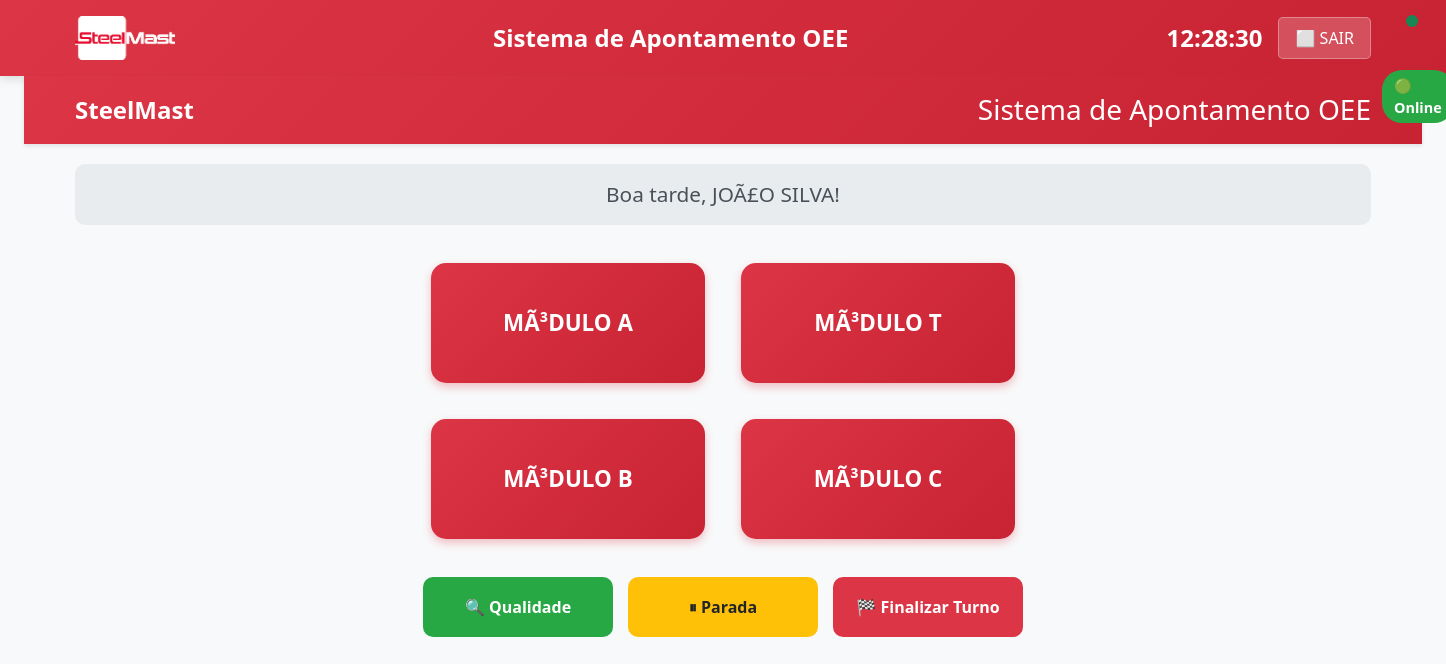
Page /soldagem/apontamento/ (signed in) on the earlier database version.
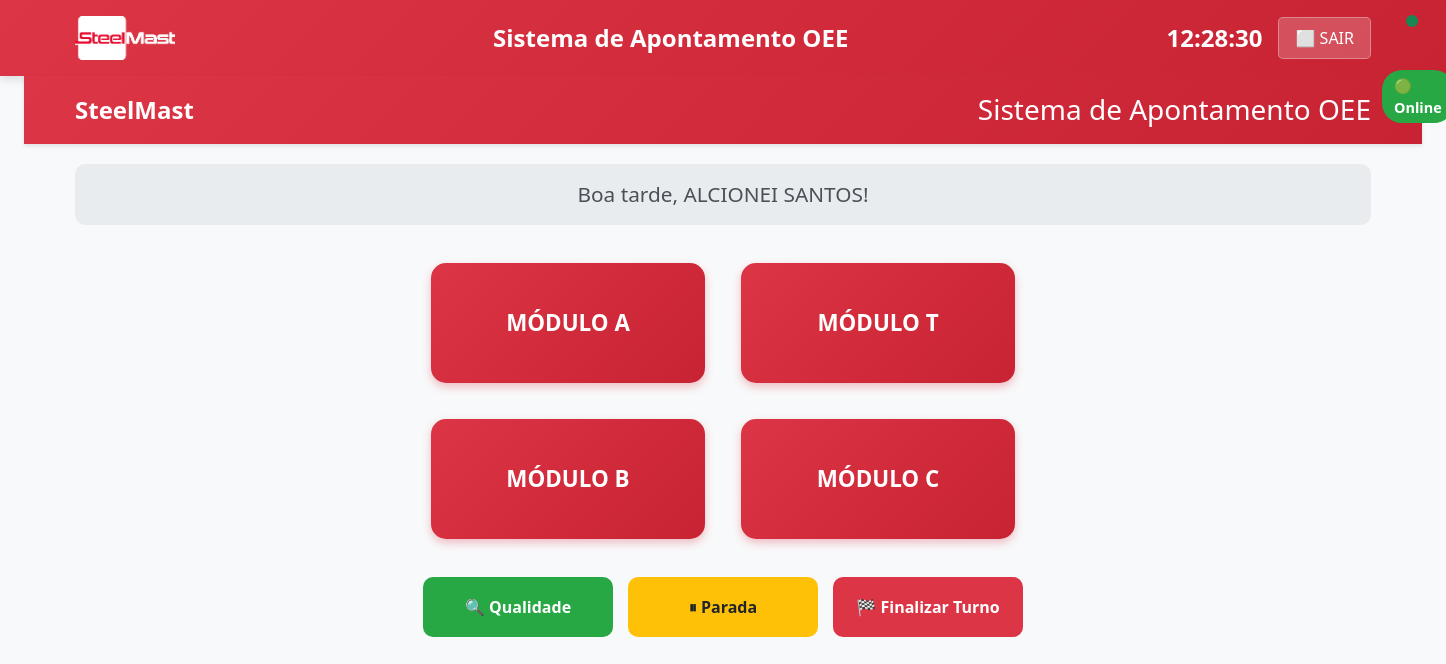
Same page on the later database version.
### soldagem/models.py (models this page shows, shortened)
class Soldador(models.Model):
    usuario = models.OneToOneField(Usuario, on_delete=models.CASCADE)
    senha_simplificada = models.CharField(max_length=10, help_text="Senha numérica para login rápido")
    ativo = models.BooleanField(default=True)
    data_cadastro = models.DateTimeField(auto_now_add=True)
    class Meta:
        verbose_name = "Soldador"
        verbose_name_plural = "Soldadores"

class Usuario(AbstractUser):
    TIPO_USUARIO_CHOICES = [
        ('admin', 'Administrador'),
        ('analista', 'Analista'),
        ('qualidade', 'Qualidade'),
        ('manutencao', 'Manutenção'),
        ('soldador', 'Soldador'),
    ]
    nome_completo = models.CharField(max_length=150)
    tipo_usuario = models.CharField(max_length=20, choices=TIPO_USUARIO_CHOICES)
    ativo = models.BooleanField(default=True)
    data_criacao = models.DateTimeField(auto_now_add=True)
    ultimo_login = models.DateTimeField(null=True, blank=True)
    class Meta:
        verbose_name = "Usuário"
        verbose_name_plural = "Usuários"

class Modulo(models.Model):
    nome = models.CharField(max_length=100, unique=True)
    descricao = models.TextField(blank=True)
    ativo = models.BooleanField(default=True)
    ordem_exibicao = models.PositiveIntegerField(default=0)
    data_criacao = models.DateTimeField(auto_now_add=True)
    class Meta:
        ordering = ['ordem_exibicao', 'nome']
        verbose_name = "Módulo"
        verbose_name_plural = "Módulos"

### soldagem/views.py (the view)
# urls.py: path('apontamento/', views.apontamento, name='apontamento'),
def apontamento(request):
    soldador_id = request.session.get('soldador_id')
    if not soldador_id:
        return redirect('soldagem:selecao_soldador')
    try:
        soldador = Soldador.objects.get(id=soldador_id, ativo=True)
    except Soldador.DoesNotExist:
        request.session.flush()
        return redirect('soldagem:selecao_soldador')
    modulos = Modulo.objects.filter(ativo=True).order_by('ordem_exibicao')
    componentes = Componente.objects.filter(ativo=True).order_by('nome')
    processo_ativo = Apontamento.objects.filter(
        soldador=soldador,
        fim_processo__isnull=True
    ).first()
    parada_ativa = Parada.objects.filter(
        soldador=soldador,
        fim__isnull=True
    ).first()
    hora_atual = timezone.now().hour
    if hora_atual < 12:
        saudacao = "Bom dia"
    elif hora_atual < 18:
        saudacao = "Boa tarde"
    else:
        saudacao = "Boa noite"
    context = {
        'soldador': soldador,
        'modulos': modulos,
        'componentes': componentes,
        'processo_ativo': processo_ativo,
        'parada_ativa': parada_ativa,
        'saudacao': saudacao,
        'agora': timezone.now()
    }
    return render(request, 'soldagem/apontamento.html', context)

### templates/soldagem/apontamento.html (shortened to what this page needs)
{% extends 'base.html' %}
{% block content %}
<div class="container-fluid">
    <div class="header-sistema">
        <div class="container">
            <div class="d-flex justify-content-between align-items-center">
                <div class="logo-empresa">
                    <div class="fw-bold fs-4">SteelMast</div>
                </div>
                <div class="text-center">
                    <h1 class="h3 mb-0">Sistema de Apontamento OEE</h1>
                </div>
                <div class="status-conexao">
                    <div id="statusConexao" class="status-online">
                        🟢 Online
                    </div>
                </div>
            </div>
        </div>
    </div>
    <div class="container">
        <div class="saudacao-soldador">
            {{ saudacao }}, {{ soldador.usuario.nome_completo|upper }}!
        </div>
        {% if processo_ativo %}
            <div class="processo-ativo">
                <h3>🔥 Soldagem em Andamento: {{ processo_ativo.modulo.nome }}</h3>
                <div class="processo-info">
                    <div><strong>Pedido:</strong> {{ processo_ativo.pedido.numero }}</div>
                    <div><strong>Poste/Tubo:</strong> {{ processo_ativo.numero_poste_tubo }}</div>
                    <div><strong>Início:</strong> {{ processo_ativo.inicio_processo|date:"H:i:s" }}</div>
                </div>
                {% if processo_ativo.diametro %}
                    <div><strong>Diâmetro do Tubo:</strong> {{ processo_ativo.diametro }} mm</div>
                {% endif %}
                <div><strong>Componente:</strong> {{ processo_ativo.componente.nome }}</div>
                <div class="cronometro-soldagem" id="cronometroAtivo">
                    00:00:00
                </div>
                <div class="d-flex justify-content-center gap-3 flex-wrap">
                    <button class="btn-acao" onclick="finalizarAtividade()">
                        ✅ Finalizar Atividade
                    </button>
                    <button class="btn-acao btn-pausa" onclick="abrirParadas()">
                        ⏸ Pausa
                    </button>
                    <button class="btn-acao btn-qualidade-acao" onclick="abrirQualidade()">
                        🔍 Qualidade
                    </button>
                </div>
            </div>
        {% else %}
            <div class="modulos-grid">
                {% for modulo in modulos %}
                    <button class="btn-modulo" onclick="selecionarModulo({{ modulo.id }}, '{{ modulo.nome }}')">
                        {{ modulo.nome }}
                    </button>
                {% endfor %}
            </div>
            <div class="botoes-secundarios">
                <button class="btn-secundario btn-qualidade" onclick="abrirQualidade()">
                    🔍 Qualidade
                </button>
                <button class="btn-secundario btn-parada" onclick="abrirParadas()">
                    ⏸ Parada
                </button>
                <button class="btn-secundario btn-finalizar" onclick="finalizarTurno()">
                    🏁 Finalizar Turno
                </button>
            </div>
        {% endif %}
    </div>
</div>
{% endblock %}

### templates/base.html (shortened to what this page needs)
<!DOCTYPE html>
<html lang="pt-BR">
<head>
    <link href="https://cdn.jsdelivr.net/npm/bootstrap@5.1.3/dist/css/bootstrap.min.css" rel="stylesheet">
</head>
<body>
    <header class="header-oee">
        <div class="container">
            {% load static %}
<img src="{% static 'img/logo.png' %}" width="100px" alt="">
            <div class="sistema-titulo">Sistema de Apontamento OEE</div>
            <div class="header-info">
                <span class="status-conexao" id="status-conexao"></span>
                <span class="clock" id="clock">00:00:00</span>
                {% if request.session.soldador_id %}
                    <a href="{% url 'soldagem:finalizar_turno' %}" class="btn-sair">⬜ SAIR</a>
                {% endif %}
            </div>
        </div>
    </header>
    <main class="container-fluid">
        {% block content %}{% endblock %}
    </main>
</body>
</html>

### templates/base.html (style rules this page uses)
:root { --primary-red: #dc3545; --dark-red: #c82333; --light-gray: #f8f9fa; --medium-gray: #6c757d; --dark-gray: #495057; --success-green: #198754; --warning-yellow: #ffc107; }
body { font-family: 'Segoe UI', Tahoma, Geneva, Verdana, sans-serif; background-color: var(--light-gray); color: var(--dark-gray); margin: 0; padding: 0; }
.header-oee { background: linear-gradient(135deg, var(--primary-red), var(--dark-red)); color: white; padding: 1rem 0; box-shadow: 0 2px 10px rgba(0,0,0,0.15); }
.header-oee .container { display: flex; justify-content: space-between; align-items: center; }
.sistema-titulo { font-size: 1.5rem; font-weight: bold; text-align: center; flex-grow: 1; }
.header-info { display: flex; align-items: center; gap: 1rem; }
.clock { font-size: 1.5rem; font-weight: bold; }
.status-conexao { width: 12px; height: 12px; border-radius: 50%; background: var(--success-green); display: inline-block; margin-right: 0.5rem; }
.btn-sair { background: rgba(255,255,255,0.2); border: 1px solid rgba(255,255,255,0.3); color: white; padding: 0.5rem 1rem; border-radius: 5px; text-decoration: none; transition: all 0.3s ease; }
.btn-modulo { background: var(--medium-gray); color: white; border: none; padding: 1.5rem 2rem; font-size: 1.1rem; font-weight: 500; border-radius: 8px; margin: 0.5rem; min-width: 200px; min-height: 80px; transition: all 0.3s ease; cursor: pointer; }
.btn-qualidade { background: var(--success-green); color: white; }
.btn-parada { background: var(--warning-yellow); color: var(--dark-gray); }
.btn-finalizar { background: var(--success-green); color: white; }

### templates/soldagem/apontamento.html (style rules this page uses)
body { background-color: #f8f9fa; font-family: 'Segoe UI', Tahoma, Geneva, Verdana, sans-serif; }
.header-sistema { background: linear-gradient(135deg, #dc3545, #c82333); color: white; padding: 1rem 0; box-shadow: 0 2px 4px rgba(0,0,0,0.1); position: relative; }
.logo-empresa { display: flex; align-items: center; gap: 10px; }
.status-conexao { position: absolute; top: 15px; right: 20px; display: flex; align-items: center; gap: 10px; }
.status-online { background-color: #28a745; color: white; padding: 5px 12px; border-radius: 20px; font-size: 0.9rem; font-weight: bold; }
.saudacao-soldador { background-color: #e9ecef; padding: 15px; border-radius: 10px; text-align: center; margin: 20px 0; font-size: 1.3rem; color: #495057; }
.modulos-grid { display: grid; grid-template-columns: 1fr 1fr; gap: 20px; margin: 30px 0; max-width: 600px; margin-left: auto; margin-right: auto; }
.btn-modulo { background: linear-gradient(135deg, #dc3545, #c82333); color: white; border: none; border-radius: 15px; height: 120px; font-size: 1.4rem; font-weight: bold; text-transform: uppercase; box-shadow: 0 4px 8px rgba(220, 53, 69, 0.3); transition: all 0.3s ease; cursor: pointer; }
.botoes-secundarios { display: grid; grid-template-columns: 1fr 1fr 1fr; gap: 15px; margin: 30px 0; max-width: 600px; margin-left: auto; margin-right: auto; }
.btn-secundario { background-color: #6c757d; color: white; border: none; border-radius: 10px; height: 60px; font-size: 1rem; font-weight: bold; transition: all 0.3s ease; }
.btn-qualidade { background-color: #28a745; }
.btn-parada { background-color: #ffc107; color: #212529; }
.btn-finalizar { background-color: #dc3545; }

Differences in the rows shown:
changed Soldador: usuario.nome_completo "JOÃ£O SILVA" → "ALCIONEI SANTOS"
changed Modulo: nome "MÃ³DULO A" → "MÓDULO A"
changed Modulo: nome "MÃ³DULO T" → "MÓDULO T"
changed Modulo: nome "MÃ³DULO B" → "MÓDULO B"
changed Modulo: nome "MÃ³DULO C" → "MÓDULO C"
